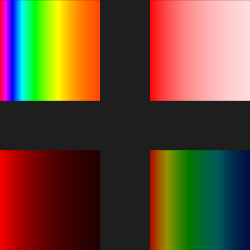
Frame 1 (no input)
Frame 60 (the mouse pressed at the canvas centre just before this capture): identical to frame 1, image omitted
Frame 120 (the mouse held since frame 60 and released just before this capture): identical to frame 1, image omitted

The Processing sketch that drew this single still picture (run headless with seeded random() and noise(); from frame 60 on, the mouse is pressed at the canvas centre):

// Processing sketch: ej_02_Degradados
// ── ej_02_Degradados.pde
/******************************************/
/*Processing en el Universo del Videojuego*/
/*Unidad 8: Recursos Visuales             */
/*Ejemplo 02: Degradados                  */
/*                                        */
/* ibuioli@gmail.com                      */
/* jaimeperezmarin@gmail.com              */
/******************************************/

void setup(){
  size(250, 250);
}

void draw(){
  background(30);
  
  degradadoH(0, 0, 100, 100, 360, 0, 0.03);
  
  degradadoS(0, 150, 100, 100, 100, 0, 0.02);
  
  degradadoB(150, 0, 100, 100, 100, 0, 0.02);
  
  degradadoHSB(150, 150, 100, 100, 0, 360, 70, 0, 90, 0, 0.01);
}

// ── degradado.pde
void degradadoH(float x_, float y_, float w_, float h_, float c1_, float c2_, float m_) {
  float x = x_;
  float y = y_;
  float w = w_;
  float h = h_;
  float c1 = c1_;
  float c2 = c2_;
  float m = m_;

  pushMatrix();
  translate(x, y);
  pushStyle();
  colorMode(HSB, 360, 100, 100);
  noFill();
  for (int i = 0;i < w;i++) {
    c1 = lerp(c1, c2, m);
    stroke(c1, 100, 100);
    line(i, 0, i, h);
  }
  popStyle();
  popMatrix();
}

void degradadoS(float x_, float y_, float w_, float h_, float c1_, float c2_, float m_) {
  float x = x_;
  float y = y_;
  float w = w_;
  float h = h_;
  float c1 = c1_;
  float c2 = c2_;
  float m = m_;

  pushMatrix();
  translate(x, y);
  pushStyle();
  colorMode(HSB, 360, 100, 100);
  noFill();
  for (int i = 0;i < w;i++) {
    c1 = lerp(c1, c2, m);
    stroke(0, 100, c1);
    line(i, 0, i, h);
  }
  popStyle();
  popMatrix();
}

void degradadoB(float x_, float y_, float w_, float h_, float c1_, float c2_, float m_) {
  float x = x_;
  float y = y_;
  float w = w_;
  float h = h_;
  float c1 = c1_;
  float c2 = c2_;
  float m = m_;

  pushMatrix();
  translate(x, y);
  pushStyle();
  colorMode(HSB, 360, 100, 100);
  noFill();
  for (int i = 0;i < w;i++) {
    c1 = lerp(c1, c2, m);
    stroke(0, c1, 100);
    line(i, 0, i, h);
  }
  popStyle();
  popMatrix();
}

void degradadoHSB(float x_, float y_, float w_, float h_, float c1_, float c2_, float c3_, float c4_, float c5_, float c6_, float m_) {
  float x = x_;
  float y = y_;
  float w = w_;
  float h = h_;
  float c1 = c1_;
  float c2 = c2_;
  float c3 = c3_;
  float c4 = c4_;
  float c5 = c5_;
  float c6 = c6_;
  float m = m_;

  pushMatrix();
  translate(x, y);
  pushStyle();
  colorMode(HSB, 360, 100, 100);
  noFill();
  for (int i = 0;i < w;i++) {
    c1 = lerp(c1, c2, m);
    c3 = lerp(c3, c4, m);
    c5 = lerp(c5, c6, m);
    stroke(c1, c2, c3);
    line(i, 0, i, h);
  }
  popStyle();
  popMatrix();
}
